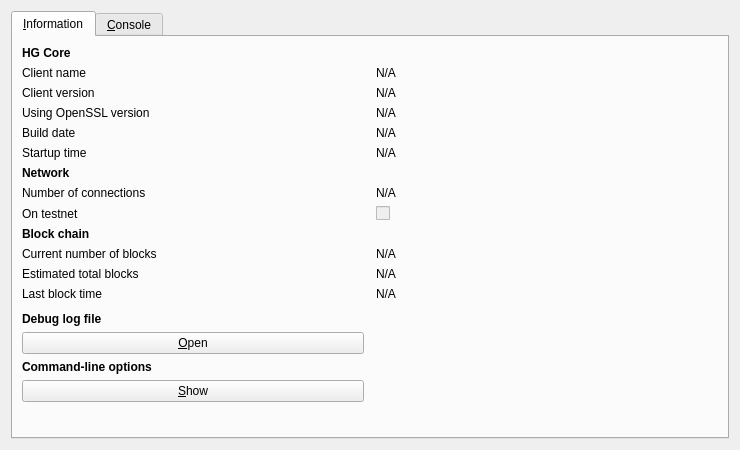
<?xml version="1.0" encoding="UTF-8"?>
<ui version="4.0">
 <class>RPCConsole</class>
 <widget class="QDialog" name="RPCConsole">
  <property name="geometry">
   <rect>
    <x>0</x>
    <y>0</y>
    <width>740</width>
    <height>450</height>
   </rect>
  </property>
  <property name="windowTitle">
   <string>HG - Debug window</string>
  </property>
  <layout class="QVBoxLayout" name="verticalLayout_2">
   <item>
    <widget class="QTabWidget" name="tabWidget">
     <property name="currentIndex">
      <number>0</number>
     </property>
     <widget class="QWidget" name="tab_info">
      <attribute name="title">
       <string>&amp;Information</string>
      </attribute>
      <layout class="QGridLayout" name="gridLayout" columnstretch="0,0">
       <property name="horizontalSpacing">
        <number>12</number>
       </property>
       <item row="14" column="0">
        <widget class="QLabel" name="labelDebugLogfile">
         <property name="font">
          <font>
           <weight>75</weight>
           <bold>true</bold>
          </font>
         </property>
         <property name="text">
          <string>Debug log file</string>
         </property>
        </widget>
       </item>
       <item row="5" column="0">
        <widget class="QLabel" name="label_13">
         <property name="text">
          <string>Startup time</string>
         </property>
        </widget>
       </item>
       <item row="6" column="0">
        <widget class="QLabel" name="label_11">
         <property name="font">
          <font>
           <weight>75</weight>
           <bold>true</bold>
          </font>
         </property>
         <property name="text">
          <string>Network</string>
         </property>
        </widget>
       </item>
       <item row="5" column="1">
        <widget class="QLabel" name="startupTime">
         <property name="cursor">
          <cursorShape>IBeamCursor</cursorShape>
         </property>
         <property name="text">
          <string>N/A</string>
         </property>
         <property name="textFormat">
          <enum>Qt::PlainText</enum>
         </property>
         <property name="textInteractionFlags">
          <set>Qt::LinksAccessibleByMouse|Qt::TextSelectableByKeyboard|Qt::TextSelectableByMouse</set>
         </property>
        </widget>
       </item>
       <item row="8" column="1">
        <widget class="QCheckBox" name="isTestNet">
         <property name="enabled">
          <bool>false</bool>
         </property>
         <property name="text">
          <string/>
         </property>
        </widget>
       </item>
       <item row="1" column="0">
        <widget class="QLabel" name="label_5">
         <property name="text">
          <string>Client name</string>
         </property>
        </widget>
       </item>
       <item row="10" column="1">
        <widget class="QLabel" name="numberOfBlocks">
         <property name="cursor">
          <cursorShape>IBeamCursor</cursorShape>
         </property>
         <property name="text">
          <string>N/A</string>
         </property>
         <property name="textFormat">
          <enum>Qt::PlainText</enum>
         </property>
         <property name="textInteractionFlags">
          <set>Qt::LinksAccessibleByMouse|Qt::TextSelectableByKeyboard|Qt::TextSelectableByMouse</set>
         </property>
        </widget>
       </item>
       <item row="4" column="0">
        <widget class="QLabel" name="label_12">
         <property name="text">
          <string>Build date</string>
         </property>
        </widget>
       </item>
       <item row="17" column="0">
        <widget class="QPushButton" name="showCLOptionsButton">
         <property name="toolTip">
          <string>Show the HG-Qt help message to get a list with possible HG command-line options.</string>
         </property>
         <property name="text">
          <string>&amp;Show</string>
         </property>
         <property name="autoDefault">
          <bool>false</bool>
         </property>
        </widget>
       </item>
       <item row="10" column="0">
        <widget class="QLabel" name="label_3">
         <property name="text">
          <string>Current number of blocks</string>
         </property>
        </widget>
       </item>
       <item row="12" column="1">
        <widget class="QLabel" name="lastBlockTime">
         <property name="cursor">
          <cursorShape>IBeamCursor</cursorShape>
         </property>
         <property name="text">
          <string>N/A</string>
         </property>
         <property name="textFormat">
          <enum>Qt::PlainText</enum>
         </property>
         <property name="textInteractionFlags">
          <set>Qt::LinksAccessibleByMouse|Qt::TextSelectableByKeyboard|Qt::TextSelectableByMouse</set>
         </property>
        </widget>
       </item>
       <item row="4" column="1">
        <widget class="QLabel" name="buildDate">
         <property name="cursor">
          <cursorShape>IBeamCursor</cursorShape>
         </property>
         <property name="text">
          <string>N/A</string>
         </property>
         <property name="textFormat">
          <enum>Qt::PlainText</enum>
         </property>
         <property name="textInteractionFlags">
          <set>Qt::LinksAccessibleByMouse|Qt::TextSelectableByKeyboard|Qt::TextSelectableByMouse</set>
         </property>
        </widget>
       </item>
       <item row="2" column="0">
        <widget class="QLabel" name="label_6">
         <property name="text">
          <string>Client version</string>
         </property>
        </widget>
       </item>
       <item row="8" column="0">
        <widget class="QLabel" name="label_8">
         <property name="text">
          <string>On testnet</string>
         </property>
        </widget>
       </item>
       <item row="2" column="1">
        <widget class="QLabel" name="clientVersion">
         <property name="cursor">
          <cursorShape>IBeamCursor</cursorShape>
         </property>
         <property name="text">
          <string>N/A</string>
         </property>
         <property name="textFormat">
          <enum>Qt::PlainText</enum>
         </property>
         <property name="textInteractionFlags">
          <set>Qt::LinksAccessibleByMouse|Qt::TextSelectableByKeyboard|Qt::TextSelectableByMouse</set>
         </property>
        </widget>
       </item>
       <item row="1" column="1">
        <widget class="QLabel" name="clientName">
         <property name="cursor">
          <cursorShape>IBeamCursor</cursorShape>
         </property>
         <property name="text">
          <string>N/A</string>
         </property>
         <property name="textFormat">
          <enum>Qt::PlainText</enum>
         </property>
         <property name="textInteractionFlags">
          <set>Qt::LinksAccessibleByMouse|Qt::TextSelectableByKeyboard|Qt::TextSelectableByMouse</set>
         </property>
        </widget>
       </item>
       <item row="12" column="0">
        <widget class="QLabel" name="label_2">
         <property name="text">
          <string>Last block time</string>
         </property>
        </widget>
       </item>
       <item row="18" column="0">
        <spacer name="verticalSpacer">
         <property name="orientation">
          <enum>Qt::Vertical</enum>
         </property>
         <property name="sizeHint" stdset="0">
          <size>
           <width>20</width>
           <height>40</height>
          </size>
         </property>
        </spacer>
       </item>
       <item row="7" column="0">
        <widget class="QLabel" name="label_7">
         <property name="text">
          <string>Number of connections</string>
         </property>
        </widget>
       </item>
       <item row="16" column="0">
        <widget class="QLabel" name="labelCLOptions">
         <property name="font">
          <font>
           <weight>75</weight>
           <bold>true</bold>
          </font>
         </property>
         <property name="text">
          <string>Command-line options</string>
         </property>
        </widget>
       </item>
       <item row="11" column="1">
        <widget class="QLabel" name="totalBlocks">
         <property name="cursor">
          <cursorShape>IBeamCursor</cursorShape>
         </property>
         <property name="text">
          <string>N/A</string>
         </property>
         <property name="textFormat">
          <enum>Qt::PlainText</enum>
         </property>
         <property name="textInteractionFlags">
          <set>Qt::LinksAccessibleByMouse|Qt::TextSelectableByKeyboard|Qt::TextSelectableByMouse</set>
         </property>
        </widget>
       </item>
       <item row="7" column="1">
        <widget class="QLabel" name="numberOfConnections">
         <property name="cursor">
          <cursorShape>IBeamCursor</cursorShape>
         </property>
         <property name="text">
          <string>N/A</string>
         </property>
         <property name="textFormat">
          <enum>Qt::PlainText</enum>
         </property>
         <property name="textInteractionFlags">
          <set>Qt::LinksAccessibleByMouse|Qt::TextSelectableByKeyboard|Qt::TextSelectableByMouse</set>
         </property>
        </widget>
       </item>
       <item row="3" column="1">
        <widget class="QLabel" name="openSSLVersion">
         <property name="cursor">
          <cursorShape>IBeamCursor</cursorShape>
         </property>
         <property name="text">
          <string>N/A</string>
         </property>
         <property name="textFormat">
          <enum>Qt::PlainText</enum>
         </property>
         <property name="textInteractionFlags">
          <set>Qt::LinksAccessibleByMouse|Qt::TextSelectableByKeyboard|Qt::TextSelectableByMouse</set>
         </property>
        </widget>
       </item>
       <item row="9" column="0">
        <widget class="QLabel" name="label_10">
         <property name="font">
          <font>
           <weight>75</weight>
           <bold>true</bold>
          </font>
         </property>
         <property name="text">
          <string>Block chain</string>
         </property>
        </widget>
       </item>
       <item row="0" column="0">
        <widget class="QLabel" name="label_9">
         <property name="font">
          <font>
           <weight>75</weight>
           <bold>true</bold>
          </font>
         </property>
         <property name="text">
          <string>HG Core</string>
         </property>
        </widget>
       </item>
       <item row="11" column="0">
        <widget class="QLabel" name="label_4">
         <property name="text">
          <string>Estimated total blocks</string>
         </property>
        </widget>
       </item>
       <item row="13" column="0">
        <spacer name="verticalSpacer_2">
         <property name="orientation">
          <enum>Qt::Vertical</enum>
         </property>
         <property name="sizeHint" stdset="0">
          <size>
           <width>20</width>
           <height>20</height>
          </size>
         </property>
        </spacer>
       </item>
       <item row="15" column="0">
        <widget class="QPushButton" name="openDebugLogfileButton">
         <property name="toolTip">
          <string>Open the HG debug log file from the current data directory. This can take a few seconds for large log files.</string>
         </property>
         <property name="text">
          <string>&amp;Open</string>
         </property>
         <property name="autoDefault">
          <bool>false</bool>
         </property>
        </widget>
       </item>
       <item row="3" column="0">
        <widget class="QLabel" name="label_14">
         <property name="text">
          <string>Using OpenSSL version</string>
         </property>
         <property name="indent">
          <number>-1</number>
         </property>
        </widget>
       </item>
      </layout>
     </widget>
     <widget class="QWidget" name="tab_console">
      <attribute name="title">
       <string>&amp;Console</string>
      </attribute>
      <layout class="QVBoxLayout" name="verticalLayout_3">
       <property name="spacing">
        <number>3</number>
       </property>
       <item>
        <widget class="QTextEdit" name="messagesWidget">
         <property name="minimumSize">
          <size>
           <width>0</width>
           <height>100</height>
          </size>
         </property>
         <property name="readOnly">
          <bool>true</bool>
         </property>
         <property name="tabKeyNavigation" stdset="0">
          <bool>false</bool>
         </property>
         <property name="columnCount" stdset="0">
          <number>2</number>
         </property>
        </widget>
       </item>
       <item>
        <layout class="QHBoxLayout" name="horizontalLayout">
         <property name="spacing">
          <number>3</number>
         </property>
         <item>
          <widget class="QLabel" name="label">
           <property name="text">
            <string notr="true">&gt;</string>
           </property>
          </widget>
         </item>
         <item>
          <widget class="QLineEdit" name="lineEdit"/>
         </item>
         <item>
          <widget class="QPushButton" name="clearButton">
           <property name="maximumSize">
            <size>
             <width>24</width>
             <height>24</height>
            </size>
           </property>
           <property name="toolTip">
            <string>Clear console</string>
           </property>
           <property name="text">
            <string/>
           </property>
           <property name="icon">
            <iconset resource="../bitcoin.qrc">
             <normaloff>:/icons/remove</normaloff>:/icons/remove</iconset>
           </property>
           <property name="shortcut">
            <string notr="true">Ctrl+L</string>
           </property>
           <property name="autoDefault">
            <bool>false</bool>
           </property>
          </widget>
         </item>
        </layout>
       </item>
      </layout>
     </widget>
    </widget>
   </item>
  </layout>
 </widget>
 <resources>
  <include location="../bitcoin.qrc"/>
 </resources>
 <connections/>
</ui>
